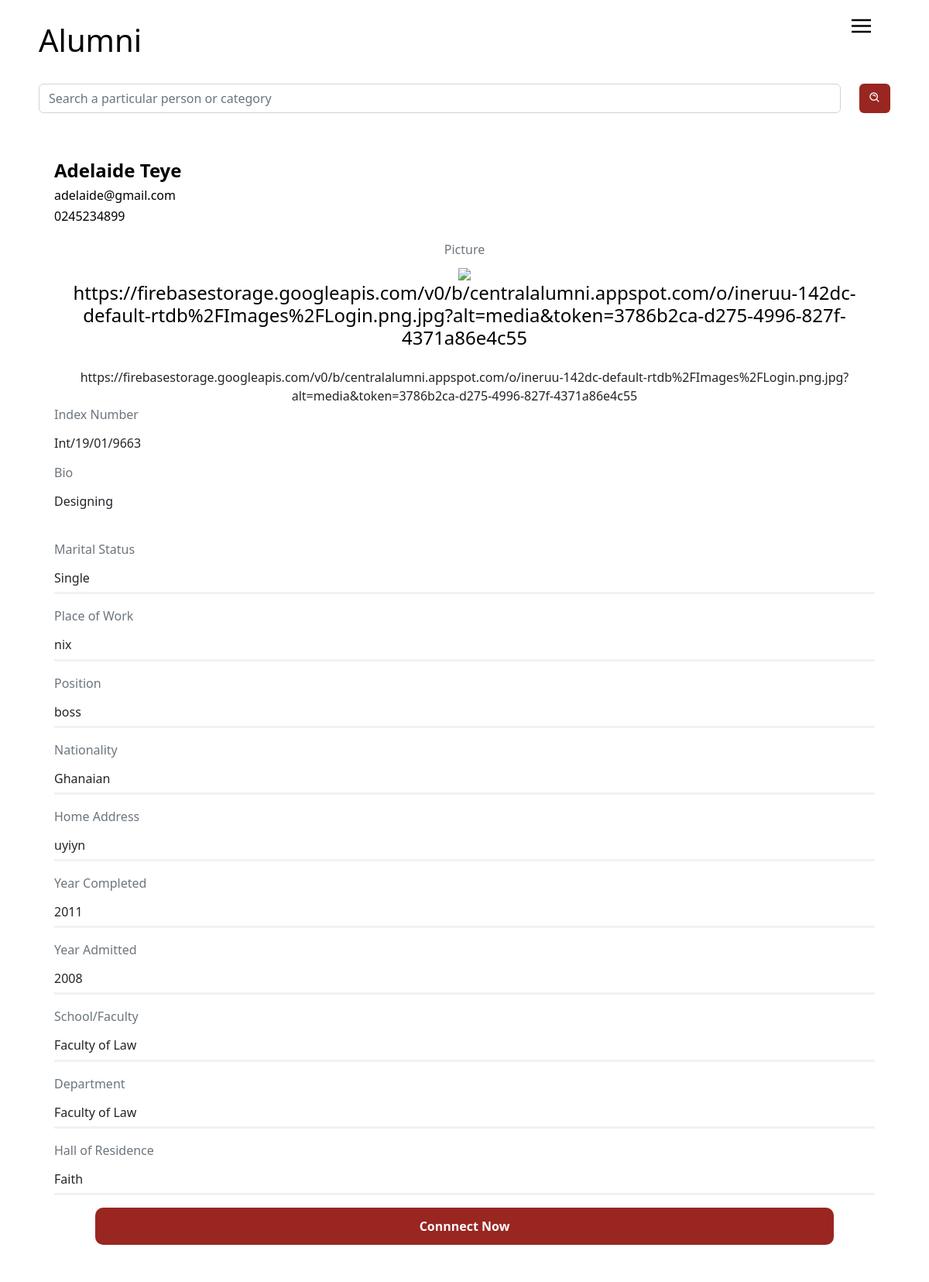
Page /userinformation/2 (signed in) on the earlier database version.
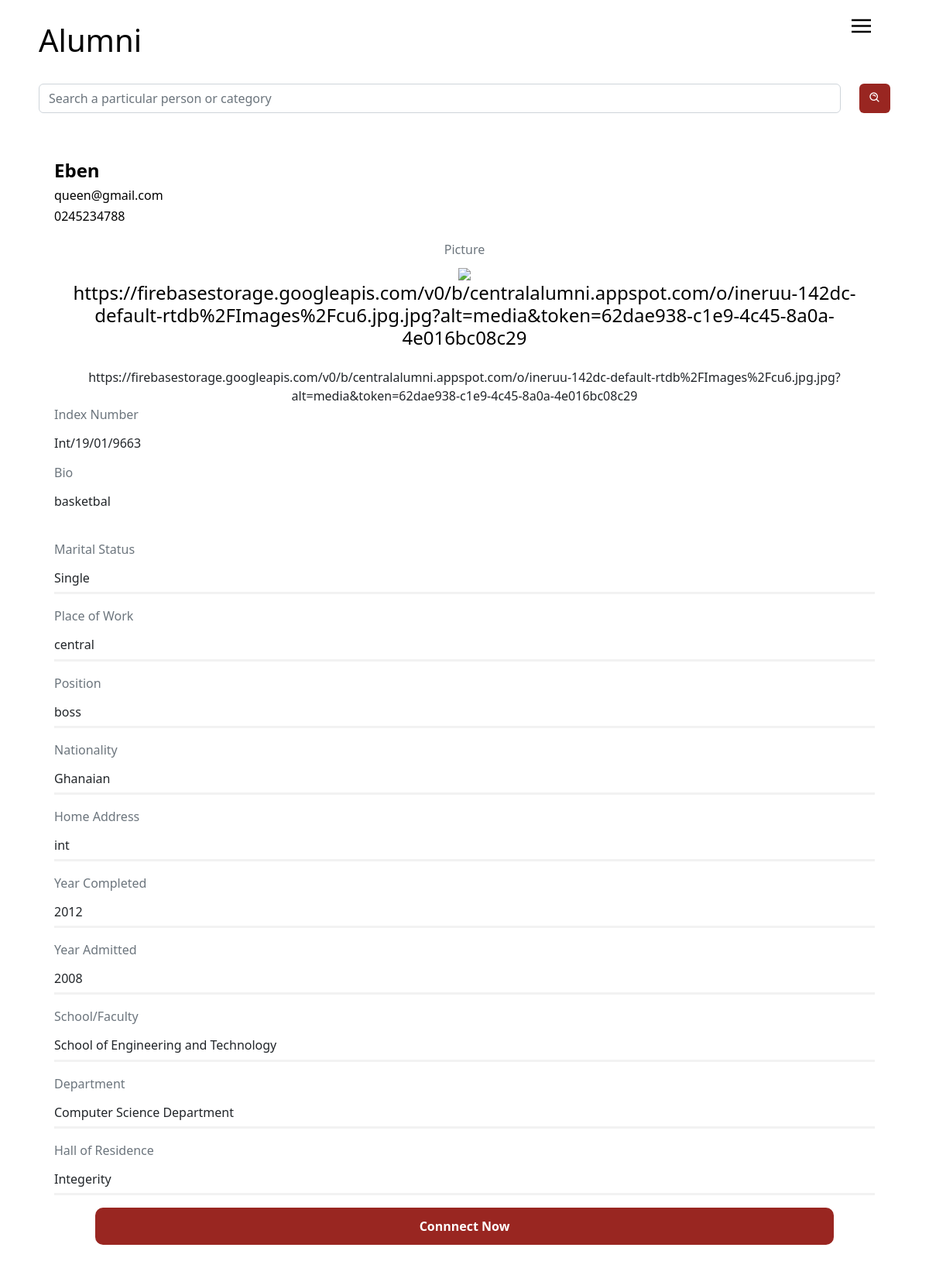
Same page on the later database version.
### app.py (models this page shows, shortened)
class User(db.Model,UserMixin):
    id= db.Column(db.Integer, primary_key=True)
    fullname= db.Column(db.String()  )
    indexnumber= db.Column(db.Integer())
    gender= db.Column(db.String()    )
    school= db.Column(db.String()    )
    department= db.Column(db.String()    )
    program= db.Column(db.String()   )
    completed= db.Column(db.Integer()     )
    admitted= db.Column(db.Integer()  )
    email= db.Column(db.String()     )
    telephone= db.Column(db.String()     )
    hall= db.Column(db.String()  )
    nationality= db.Column(db.String()   )
    address= db.Column(db.String()   )
    work= db.Column(db.String()  )
    guardian= db.Column(db.String()  )
    kin= db.Column(db.String()   )
    relationship= db.Column(db.String()  )
    marital= db.Column(db.String()   )
    health= db.Column(db.String()    )
    extra= db.Column(db.String()     )
    image_file = db.Column(db.String(20))

### app.py (the view)
@app.route('/userinformation/<int:userid>', methods=['GET', 'POST'])
@login_required
def userinformation(userid):
    profile=User.query.get_or_404(userid)
    print(current_user)
    return render_template("userinformation.html",current_user=current_user, profile=profile, title="list")

### forms.py
class Search(FlaskForm):
    searched = StringField('Searched', validators=[DataRequired()])
    submit = SubmitField('Search')

### app.py (called while the page is built)
@login_manager.user_loader
def load_user(user_id):
    return Person.query.get(int(user_id))

@app.context_processor
def base():
    form=Search()
    return dict(form=form)

    def __repr__(self):
        return f"Person('{self.id}', {self.name}', {self.yearCompleted})"

### templates/userinformation.html (shortened to what the changed rows need)
{% extends 'userlayout.html' %}
{% block body %}
    <div container style="align-items: left;">
      <div style="background: #fff; border-radius: 5px; padding: 20px;">
        <div class="top">
          <h4><b> {{profile.fullname}}</b></h4>
        </div>
        <div class="down" style=" display: flex; grid-gap: 2px; justify-content: space-between; ">
          <h6 style="color: black;"> {{profile.email}}</h6>
        </div>
        <div class="down" style=" display: flex; grid-gap: 2px; justify-content: space-between;  ">
          <h6 style="color: black;"> {{profile.telephone}}</h6>
        </div>
        <div class="info" style="margin-top: 2vh; text-align: center;">
          <div>
             <div class="info-more">
      <div class="row">
          <div class="col">
            <h6 class="text-muted">Picture </h6>
            <img style="width: 100%; margin-bottom: 10px; margin: auto;" src="{{profile.image_file}}">
            <h4 style="color: black; margin-bottom: 0;">{{profile.image_file}}</h4>
          </div>
      </div>
    </div>
            {% if profile.image_file %}
            {{profile.image_file}}
            {% else %}
            <img src="static/img/memoji.png" alt="" style="width: 50%; background: #992621; border-radius: 50%;" >
            {% endif %}
            <p style="text-align: left;" class="text-muted">Index Number</p>
            <h6 style="text-align: left;"> {{profile.indexnumber}}</h6>
          </div>
          <div class="info-details" style=" margin-top: 2vh;">
            <p style="text-align: left;">
              <p style="text-align: left;" class="text-muted">Bio</p>
              <h6 style="text-align: left;"> {{profile.extra}}</h6>
                     </p>
          </div>
          <br>
            <div class="user-profile-text" style="border-bottom: 3px solid #f2f2f2;">
                <div>
                  <p style="text-align: left;" class="text-muted">Marital Status</p>
                  <h6 style="text-align: left;"> {{profile.marital}}</h6>
                </div>
            </div>
            <div class="user-profile-text" style="border-bottom: 3px solid #f2f2f2;">
              <div>
                <p style="text-align: left;" class="text-muted">Place of Work</p>
                <h6 style="text-align: left;"> {{profile.work}}</h6>
              </div>
          </div>
          <div class="user-profile-text" style="border-bottom: 3px solid #f2f2f2;">
            <div>
              <p style="text-align: left;" class="text-muted">Position</p>
              <h6 style="text-align: left;"> {{profile.guardian}}</h6>
            </div>
        </div>
        <div class="user-profile-text" style="border-bottom: 3px solid #f2f2f2;">
          <div>
            <p style="text-align: left;" class="text-muted">Nationality</p>
            <h6 style="text-align: left;"> {{profile.nationality}}</h6>
          </div>
      </div>
  <div class="user-profile-text" style="border-bottom: 3px solid #f2f2f2;">
    <div>
      <p style="text-align: left;" class="text-muted">Home Address</p>
      <h6 style="text-align: left;"> {{profile.address}}</h6>
    </div>
</div>
<div class="user-profile-text" style="border-bottom: 3px solid #f2f2f2;">
  <div>
    <p style="text-align: left;" class="text-muted">Year Completed</p>
    <h6 style="text-align: left;"> {{profile.completed}}</h6>
  </div>
</div>
<div class="user-profile-text" style="border-bottom: 3px solid #f2f2f2;">
  <div>
    <p style="text-align: left;" class="text-muted">Year Admitted</p>
    <h6 style="text-align: left;"> {{profile.admitted}}</h6>
  </div>
</div>
<div class="user-profile-text" style="border-bottom: 3px solid #f2f2f2;">
  <div>
    <p style="text-align: left;" class="text-muted">School/Faculty</p>
    <h6 style="text-align: left;"> {{profile.school}}</h6>
  </div>
</div>
<div class="user-profile-text" style="border-bottom: 3px solid #f2f2f2;">
  <div>
    <p style="text-align: left;" class="text-muted">Department</p>
    <h6 style="text-align: left;"> {{profile.department}}</h6>
  </div>
</div>
<div class="user-profile-text" style="border-bottom: 3px solid #f2f2f2;">
  <div>
    <p style="text-align: left;" class="text-muted">Hall of Residence</p>
    <h6 style="text-align: left;"> {{profile.hall}}</h6>
  </div>
</div>
<button type="button" class="btn btn-primary" data-bs-toggle="modal"style="width: 90%; background: #992621; color: #fff; padding: 12px 20px; font-weight: 300; border: none; border-radius: 10px; font-weight: bold;" data-bs-target="#staticBackdrop">
  Connnect Now
</button>
    </div>
    </div>
    {%endblock body%}

Differences in the rows shown:
changed User "Int/19/01/9663": fullname "Adelaide Teye" → "Eben"; email "adelaide@gmail.com" → "queen@gmail.com"; telephone "0245234899" → "0245234788"; image_file "https://firebasestorage.googleapis.com/v0/b/centralalumni.appspot.com/o/ineruu-142dc-default-rtdb%2FImages%2FLogin.png.jpg?alt=media&token=3786b2ca-d275-4996-827f-4371a86e4c55" → "https://firebasestorage.googleapis.com/v0/b/centralalumni.appspot.com/o/ineruu-142dc-default-rtdb%2FImages%2Fcu6.jpg.jpg?alt=media&token=62dae938-c1e9-4c45-8a0a-4e016bc08c29"; extra "Designing" → "basketbal"; work "nix" → "central"; address "uyiyn" → "int"; completed "2011" → "2012"; school "Faculty of Law" → "School of Engineering and Technology"; department "Faculty of Law" → "Computer Science Department"; hall "Faith" → "Integerity"
